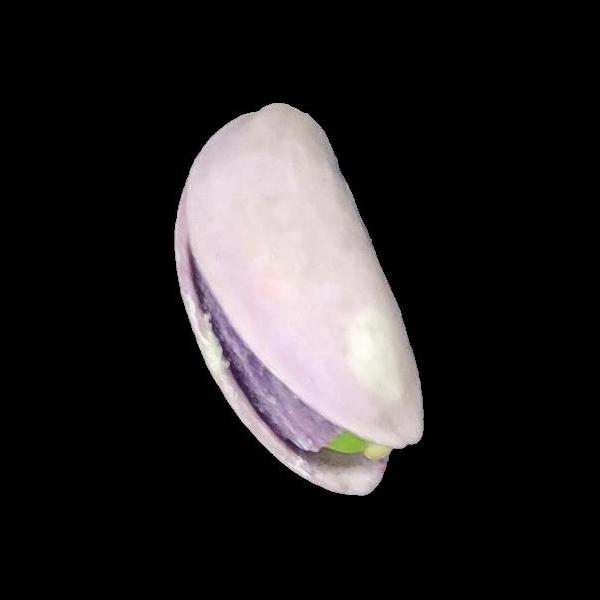
#> input picture Pistachio_Image_Dataset/Pistachio_Image_Dataset/Kirmizi_Pistachio/kirmizi 1084.jpg, 600 x 600 px, given in place of siirt (9).jpg, which was not available
$ jupyter execute --allow-errors albert_initial.ipynb   (text cells are left out)
#> lines starting #> are read from the running program, lines starting #| are printed output that depends on the picture; after the words box and inside, x2 and y2 are one past the last pixel; in counts of white or black regions, pixels touching at a corner belong together; long printed decimals are rounded; pictures that were not available may be replaced by others from this repository, and a replacement may not be noted
[cell 1]
import os
import math

import skimage.feature
import cv2
import pandas as pd
import numpy as np
import matplotlib.pyplot as plt
from skimage.color import rgb2gray
from sklearn.cluster import KMeans

[cell 2]
og_im = plt.imread("Siirt_Pistachio/siirt (9).jpg")
#> og_im is the input picture: shape (600, 600, 3); mean R, G, B 38.5, 35.7, 36.6
rgb_im = np.array(og_im)
hsv_im = cv2.cvtColor(rgb_im, cv2.COLOR_RGB2HSV)
#> hsv_im: shape (600, 600, 3); mean H, S, V 23.8, 7.7, 38.7
im = rgb2gray(rgb_im)
edgeIm = skimage.feature.canny(im, sigma=3)
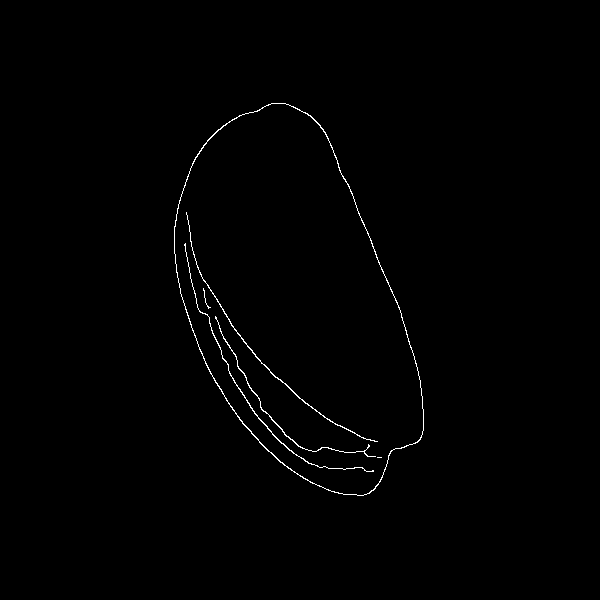
#> edgeIm: shape (600, 600) bool; 0.62% white in thin lines or dots, all inside (x1, y1, x2, y2) = (174, 103, 424, 496)
cord = np.argwhere(edgeIm)
#> cord = 2249 pairs, first value 103 to 495, second value 174 to 423

## convert the indexes to x-y cordinates
# TODO noOfPoints = ??
noOfPoints = cord.shape[0]

# get X and Y through vectorized index access instead of for loop
X = cord[:, 1]
#> X = 2249 values, max 423 at index 1478, min 174 at index 403, mean 280.7
Y = cord[:, 0]
#> Y = 2249 values from 103 to 495

# Print the number of points
print(f'Number of Points: {noOfPoints}')
#| Number of Points: 2249

# display the image and plot the edge coordinates
## display the image
plt.imshow(im, cmap="gray")
plt.plot(X, Y, 'r.')
plt.show()
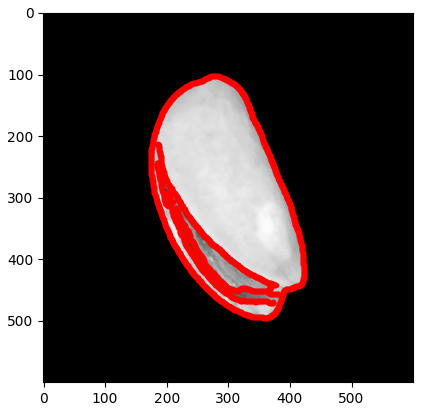
#> figure drawn by matplotlib, 1 panel

[cell 3]
from scipy.spatial import ConvexHull as ch
hull = ch(cord)
import matplotlib.pyplot as plt
plt.plot(cord[:,0], cord[:,1], 'o')
for simplex in hull.simplices:
    plt.plot(cord[simplex, 0], cord[simplex, 1], 'k-')
#> this loop made 70 passes
#> simplex on passes 1 to 8: [77, 96], [330, 271], [225, 190], [14, 0], [2248, 2242], [2192, 1753], [2192, 2203], [1383, 1261]
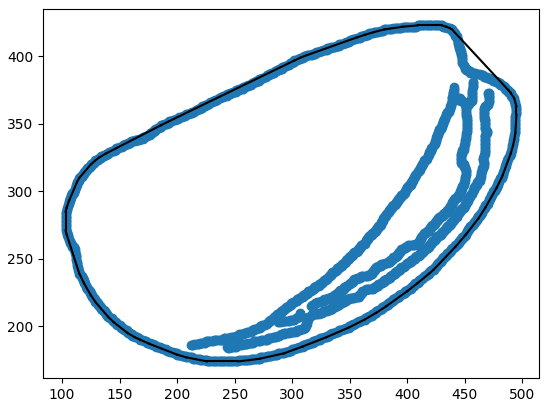
#> figure drawn by matplotlib, 1 panel

[cell 4]
plt.imshow(og_im)

[cell 5]
pistachio_cords = np.argwhere(im > 0)
#> pistachio_cords = 73340 pairs, first value 95 to 496, second value 160 to 432
pistachio_pixs = rgb_im[pistachio_cords[:, 0], pistachio_cords[:, 1]]
pistachio_hsv = hsv_im[pistachio_cords[:, 0], pistachio_cords[:, 1]]
# pistachio_hsv
X = pistachio_hsv.reshape(-1, 3)
kmeans = KMeans(n_clusters=3, random_state=0).fit(X)
results = kmeans.labels_
# results.shape, pistachio_pixs.shape

[cell 6]
unique, counts = np.unique(results, return_counts=True)
#> unique = [0, 1, 2]; counts = [19850, 47118, 6372]

argsort = unique[np.argsort(counts)]
#> argsort = [2, 0, 1]
nut = unique[argsort[1]]
#> nut = 0
shell = unique[argsort[2]]
#> shell = 1
# [4 lines of commented-out code are left out]
unique, counts, unique[np.argsort(counts)], counts[np.argsort(counts)]
#> Out = ([0, 1, 2], [19850, 47118, 6372], [2, 0, 1], [6372, 19850, 47118])

[cell 7]
shell_cords = pistachio_cords[np.argwhere(results == shell).flatten()]
#> shell_cords = 47118 pairs, first value 104 to 495, second value 174 to 423
nut_cords = pistachio_cords[np.argwhere(results == nut).flatten()]
#> nut_cords = 19850 pairs, first value 99 to 495, second value 168 to 423

shell_pixs = rgb_im[shell_cords[:, 0], shell_cords[:, 1]]
shell_hsv = hsv_im[shell_cords[:, 0], shell_cords[:, 1]]
nut_pixs = rgb_im[nut_cords[:, 0], nut_cords[:, 1]]
nut_hsv = hsv_im[nut_cords[:, 0], nut_cords[:, 1]]

print(shell_pixs.mean(), nut_pixs.mean())
#| 206.676 176.133
print(shell_hsv.mean(), nut_hsv.mean())
#| 135.100 71.681

rgb_im[shell_cords[:, 0], shell_cords[:, 1]] = np.array([0, 0, 255])
rgb_im[nut_cords[:, 0], nut_cords[:, 1]] = np.array([255, 0, 0])
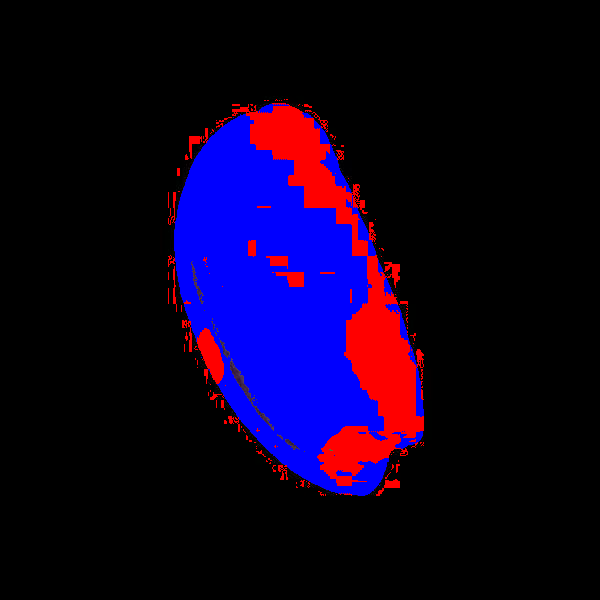
#> rgb_im: shape (600, 600, 3); mean R, G, B 14.3, 0.1, 33.6
plt.imshow(rgb_im)

[cell 8]
og_im = plt.imread("Siirt_Pistachio/siirt (1).jpg")
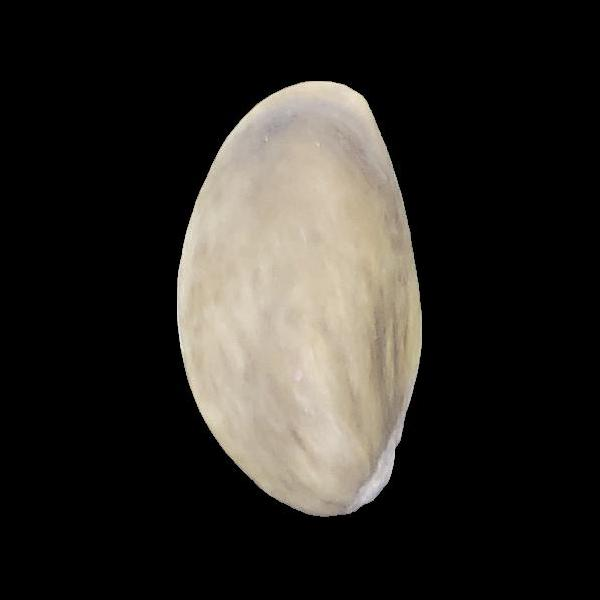
#> input picture Pistachio_Image_Dataset/Pistachio_Image_Dataset/Kirmizi_Pistachio/kirmizi 1107.jpg, 600 x 600 px, given in place of siirt (1).jpg, which was not available
#> og_im is the input picture: shape (600, 600, 3); mean R, G, B 44.8, 41.9, 37.5
rgb_im = np.array(og_im)
hsv_im = cv2.cvtColor(rgb_im, cv2.COLOR_RGB2HSV)
#> hsv_im: shape (600, 600, 3); mean H, S, V 5.7, 13.7, 44.9
im = rgb2gray(rgb_im)
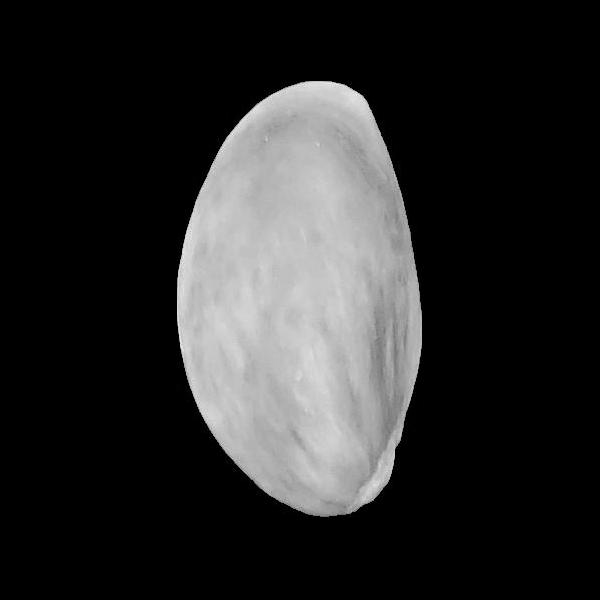
#> im: shape (600, 600) float64; min 0, max 0.975, mean 0.166

pistachio_cords = np.argwhere(im > 0)
#> pistachio_cords = 90318 pairs, first value 79 to 528, second value 175 to 432
pistachio_pixs = rgb_im[pistachio_cords[:, 0], pistachio_cords[:, 1]]
pistachio_hsv = hsv_im[pistachio_cords[:, 0], pistachio_cords[:, 1]]

X = pistachio_hsv.reshape(-1, 3)
kmeans = KMeans(n_clusters=3, random_state=0).fit(X)
results = kmeans.labels_

unique, counts = np.unique(results, return_counts=True)
#> counts = [82252, 5619, 2447]
argsort = unique[np.argsort(counts)]
#> argsort = [2, 1, 0]
shell = unique[argsort[2]]
#> shell = 0
shell_count = counts[argsort[2]]
#> shell_count = 82252
nut = unique[argsort[1]]
#> nut = 1
nut_count = counts[argsort[1]]
#> nut_count = 5619

shell_cords = pistachio_cords[np.argwhere(results == shell).flatten()]
#> shell_cords = 82252 pairs, first value 81 to 516, second value 177 to 421
nut_cords = pistachio_cords[np.argwhere(results == nut).flatten()]
#> nut_cords = 5619 pairs, first value 79 to 528, second value 175 to 432


# [19 lines of commented-out code are left out]

def _get_mean_med_helper(shell_pixs, shell_hsv, nut_pixs, nut_hsv):
    return [shell_pixs.mean(), nut_pixs.mean(), np.median(shell_pixs), np.median(nut_pixs)] + \
list(shell_pixs.mean(axis=0)) + list(nut_pixs.mean(axis=0)) + \
list(np.median(shell_pixs, axis=0)) + list(np.median(nut_pixs, axis=0))

# def get_mean_med(shell_cords, nut_cords, rgb_im, hsv_im, include_n=None):
shell_pixs = rgb_im[shell_cords[:, 0], shell_cords[:, 1]]
shell_hsv = hsv_im[shell_cords[:, 0], shell_cords[:, 1]]
nut_pixs = rgb_im[nut_cords[:, 0], nut_cords[:, 1]]
nut_hsv = hsv_im[nut_cords[:, 0], nut_cords[:, 1]]

shell_pixs_mean, nut_pixs_mean, shell_pixs_med, nut_pixs_med, \
shell_r_mean, shell_g_mean, shell_b_mean, \
nut_r_mean, nut_g_mean, nut_b_mean, \
shell_r_med, shell_g_med, shell_b_med, \
nut_r_med, nut_g_med, nut_b_med = _get_mean_med_helper(shell_pixs, shell_hsv, nut_pixs, nut_hsv)
#> shell_pixs_mean = 180.8; nut_pixs_mean = 1.69; shell_pixs_med = 183; nut_pixs_med = 1; shell_r_mean = 195.7; shell_g_mean = 183.1; shell_b_mean = 163.6; nut_r_mean = 2.11; nut_g_mean = 1.26; nut_b_mean = 1.7; shell_r_med = 200; shell_g_med = 187; shell_b_med = 167; nut_r_med = 1; nut_g_med = 0; nut_b_med = 1

n = 100
random_shell_indices = np.random.choice(len(shell_cords), size=n, replace=False)
#> random_shell_indices = 100 values, max 81855 at index 28, min 1155 at index 44, mean 47742.4
random_nut_indices = np.random.choice(len(nut_cords), size=n, replace=False)
#> random_nut_indices = 100 values, max 5556 at index 31, min 5 at index 2, mean 2854.2
n_shell_cords = shell_cords[random_shell_indices, :]
#> n_shell_cords = 100 pairs, first value 97 to 507, second value 183 to 418
n_nut_cords = nut_cords[random_nut_indices, :]
#> n_nut_cords = 100 pairs, first value 79 to 526, second value 175 to 432

n_shell_pixs = rgb_im[n_shell_cords[:, 0], n_shell_cords[:, 1]]
#> n_shell_pixs = 100 rows, first 8: [190, 176, 149], [221, 206, 185], [210, 195, 174], [215, 203, 181], [201, 193, 172], [207, 199, 178], [187, 174, 155], [133, 116, 100]
n_shell_hsv = hsv_im[n_shell_cords[:, 0], n_shell_cords[:, 1]]
#> n_shell_hsv = 100 rows, first 8: [20, 55, 190], [17, 42, 221], [17, 44, 210], [19, 40, 215], [22, 37, 201], [22, 36, 207], [18, 44, 187], [15, 63, 133]
n_nut_pixs = rgb_im[n_nut_cords[:, 0], n_nut_cords[:, 1]]
#> n_nut_pixs = 100 rows, first 8: [5, 1, 0], [0, 0, 2], [0, 1, 0], [11, 6, 3], [0, 1, 4], [2, 2, 0], [0, 2, 0], [0, 0, 5]
n_nut_hsv = hsv_im[n_nut_cords[:, 0], n_nut_cords[:, 1]]
#> n_nut_hsv = 100 rows, first 8: [6, 255, 5], [120, 255, 2], [60, 255, 1], [11, 185, 11], [113, 255, 4], [30, 255, 2], [60, 255, 2], [120, 255, 5]

n_shell_pixs_mean, n_nut_pixs_mean, n_shell_pixs_med, n_nut_pixs_med, \
n_shell_r_mean, n_shell_g_mean, n_shell_b_mean, \
n_nut_r_mean, n_nut_g_mean, n_nut_b_mean, \
n_shell_r_med, n_shell_g_med, n_shell_b_med, \
n_nut_r_med, n_nut_g_med, n_nut_b_med = _get_mean_med_helper(n_shell_pixs, n_shell_hsv, n_nut_pixs, n_nut_hsv)
#> n_shell_pixs_mean = 180.8; n_nut_pixs_mean = 1.5; n_shell_pixs_med = 182.5; n_nut_pixs_med = 1; n_shell_r_mean = 195.7; n_shell_g_mean = 183; n_shell_b_mean = 163.6; n_nut_r_mean = 1.94; n_nut_g_mean = 1.09; n_nut_b_mean = 1.47; n_shell_r_med = 200.5; n_shell_g_med = 188; n_shell_b_med = 168; n_nut_r_med = 1; n_nut_g_med = 0; n_nut_b_med = 1.5

print(shell_pixs_mean, nut_pixs_mean, shell_pixs_med, nut_pixs_med, \
shell_r_mean, shell_g_mean, shell_b_mean, \
nut_r_mean, nut_g_mean, nut_b_mean, \
shell_r_med, shell_g_med, shell_b_med, \
nut_r_med, nut_g_med, nut_b_med)
#| 180.810 1.691 183.0 1.0 195.711 183.136 163.585 2.114 1.258 1.702 200.0 187.0 167.0 1.0 0.0 1.0

print(n_shell_pixs_mean, n_nut_pixs_mean, n_shell_pixs_med, n_nut_pixs_med, \
n_shell_r_mean, n_shell_g_mean, n_shell_b_mean, \
n_nut_r_mean, n_nut_g_mean, n_nut_b_mean, \
n_shell_r_med, n_shell_g_med, n_shell_b_med, \
n_nut_r_med, n_nut_g_med, n_nut_b_med)
#| 180.76 1.5 182.5 1.0 195.69 183.03 163.56 1.94 1.09 1.47 200.5 188.0 168.0 1.0 0.0 1.5

[cell 9]
a, b, c = list(np.array([1, 2])) +  [3]

[cell 10]
X = rgb_im.reshape(-1, 3)
kmeans = KMeans(n_clusters=3, random_state=0).fit(X)
results = kmeans.labels_

[cell 11]
unique, counts = np.unique(results, return_counts=True)
#> counts = [277637, 25063, 57300]

argmin = np.argmin(counts)
#> argmin = 1
argmax = np.argmax(counts)
#> argmax = 0
nut = unique[argmin]
black = unique[argmax]
#> black = 0
shell = unique[[i for i in range(len(unique)) if i != argmin and i != argmax][0]]
#> shell = 2
unique, counts, black, nut
#> Out = ([0, 1, 2], [277637, 25063, 57300], 0, 1)

[cell 12]
types = results.reshape(600, 600)
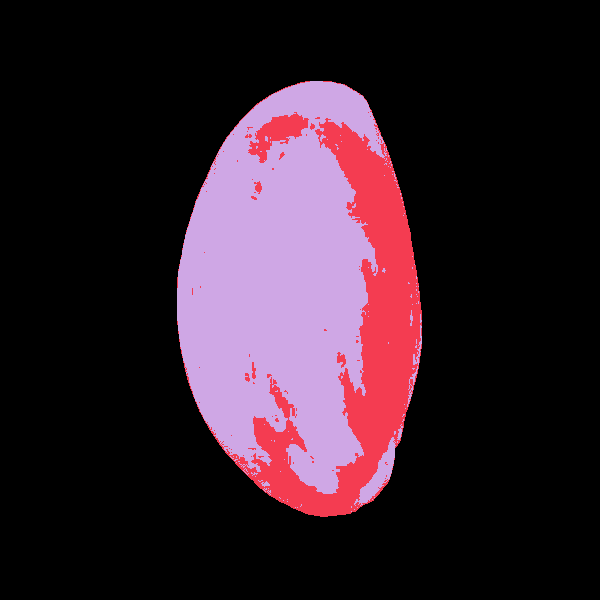
#> types: shape (600, 600) int32; 3 distinct labels, from 0 to 2; one colour per label, 0 black
shell_cords = np.argwhere(types == shell)
#> shell_cords = 57300 pairs, first value 81 to 511, second value 177 to 421
nut_cords = np.argwhere(types == nut)
#> nut_cords = 25063 pairs, first value 81 to 516, second value 177 to 421
rgb_im[shell_cords[:, 0], shell_cords[:, 1]] = np.array([0, 0, 255])
rgb_im[nut_cords[:, 0], nut_cords[:, 1]] = np.array([255, 0, 0])
plt.imshow(rgb_im)

[cell 13]
rgb_im = np.array(og_im)
print(rgb_im.shape)
#| (600, 600, 3)
print(im.shape)
#| (600, 600)
pistachio_cords = np.argwhere(im > im.mean())
#> pistachio_cords = 82384 pairs, first value 81 to 516, second value 177 to 421
pistachio_pixs = rgb_im[pistachio_cords[:, 0], pistachio_cords[:, 1]]
pistachio_pixs_means = pistachio_pixs.mean(axis=1)
pistachio_pixs_norm = pistachio_pixs/pistachio_pixs.max(axis=1).reshape(-1, 1)
pistachio_pixs_norm_mins = pistachio_pixs_norm.min(axis=1)

percentile_cutoff = 25
norm_mins_cutoff = np.percentile(pistachio_pixs_norm_mins, percentile_cutoff)
#> norm_mins_cutoff = 0.81
mean_cutoff = np.percentile(pistachio_pixs_means, percentile_cutoff)
#> mean_cutoff = 171
cutoff = (pistachio_pixs_norm_mins < norm_mins_cutoff) & (pistachio_pixs_means < mean_cutoff)

pistachio_pixs_shell = pistachio_pixs[~cutoff]
pistachio_pixs_nut = pistachio_pixs[cutoff]

pistachio_cords_shell = pistachio_cords[~cutoff]
#> pistachio_cords_shell = 70575 pairs, first value 81 to 516, second value 177 to 421
pistachio_cords_nut = pistachio_cords[cutoff]
#> pistachio_cords_nut = 11809 pairs, first value 81 to 503, second value 187 to 419
rgb_im[pistachio_cords_shell[:, 0], pistachio_cords_shell[:, 1]] = np.array([0, 0, 255])
rgb_im[pistachio_cords_nut[:, 0], pistachio_cords_nut[:, 1]] = np.array([255, 0, 0])
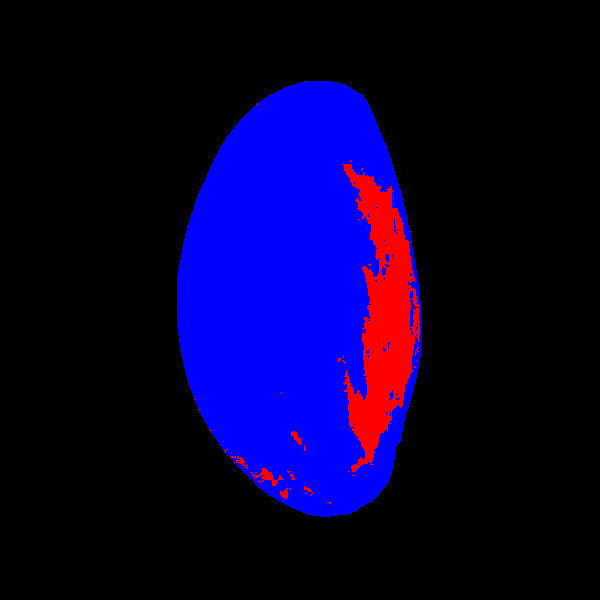
#> rgb_im: shape (600, 600, 3); mean R, G, B 8.5, 0.1, 50.1

[cell 14]
plt.imshow(rgb_im)
pistachio_pixs.mean(axis=0)
#> Out = [195.5, 183, 163.5]
#> (the rest of the program and of its run is left out)
